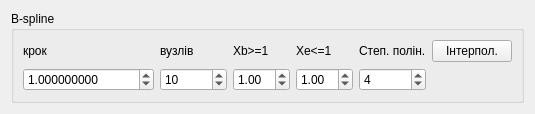
       <widget class="QWidget" name="page_B_spline">
        <property name="sizePolicy">
         <sizepolicy hsizetype="Ignored" vsizetype="Expanding">
          <horstretch>0</horstretch>
          <verstretch>0</verstretch>
         </sizepolicy>
        </property>
        <layout class="QHBoxLayout" name="horizontalLayout_2">
         <item>
          <widget class="QGroupBox" name="groupBox_10">
           <property name="sizePolicy">
            <sizepolicy hsizetype="Preferred" vsizetype="MinimumExpanding">
             <horstretch>0</horstretch>
             <verstretch>0</verstretch>
            </sizepolicy>
           </property>
           <property name="title">
            <string>В-spline</string>
           </property>
           <layout class="QGridLayout" name="gridLayout_3">
            <item row="0" column="3">
             <widget class="QLabel" name="label_34">
              <property name="text">
               <string>Xe&lt;=1</string>
              </property>
             </widget>
            </item>
            <item row="0" column="2">
             <widget class="QLabel" name="label_33">
              <property name="text">
               <string>Xb&gt;=1</string>
              </property>
             </widget>
            </item>
            <item row="0" column="4">
             <widget class="QLabel" name="label_5">
              <property name="text">
               <string>Степ. полін.</string>
              </property>
             </widget>
            </item>
            <item row="1" column="0">
             <widget class="QDoubleSpinBox" name="B_splineStep">
              <property name="decimals">
               <number>9</number>
              </property>
              <property name="minimum">
               <double>-2.000000000000000</double>
              </property>
              <property name="maximum">
               <double>999999999.000000000000000</double>
              </property>
              <property name="singleStep">
               <double>0.010000000000000</double>
              </property>
              <property name="value">
               <double>1.000000000000000</double>
              </property>
             </widget>
            </item>
            <item row="1" column="4">
             <widget class="QDoubleSpinBox" name="B_splineK">
              <property name="decimals">
               <number>0</number>
              </property>
              <property name="minimum">
               <double>1.000000000000000</double>
              </property>
              <property name="maximum">
               <double>5.000000000000000</double>
              </property>
              <property name="value">
               <double>4.000000000000000</double>
              </property>
             </widget>
            </item>
            <item row="0" column="0">
             <widget class="QLabel" name="label_21">
              <property name="text">
               <string>крок</string>
              </property>
             </widget>
            </item>
            <item row="0" column="6">
             <widget class="QPushButton" name="B_splineOk">
              <property name="text">
               <string>Інтерпол.</string>
              </property>
             </widget>
            </item>
            <item row="1" column="1">
             <widget class="QSpinBox" name="B_splineNKnots">
              <property name="minimum">
               <number>2</number>
              </property>
              <property name="maximum">
               <number>999999999</number>
              </property>
              <property name="value">
               <number>10</number>
              </property>
             </widget>
            </item>
            <item row="0" column="1">
             <widget class="QLabel" name="label_32">
              <property name="sizePolicy">
               <sizepolicy hsizetype="Preferred" vsizetype="MinimumExpanding">
                <horstretch>0</horstretch>
                <verstretch>0</verstretch>
               </sizepolicy>
              </property>
              <property name="text">
               <string>вузлів</string>
              </property>
              <property name="scaledContents">
               <bool>false</bool>
              </property>
             </widget>
            </item>
            <item row="1" column="3">
             <widget class="QDoubleSpinBox" name="B_spline_xe">
              <property name="toolTip">
               <string>Відступ  в кінці</string>
              </property>
              <property name="minimum">
               <double>0.010000000000000</double>
              </property>
              <property name="maximum">
               <double>99.989999999999995</double>
              </property>
              <property name="singleStep">
               <double>0.010000000000000</double>
              </property>
              <property name="value">
               <double>1.000000000000000</double>
              </property>
             </widget>
            </item>
            <item row="1" column="2">
             <widget class="QDoubleSpinBox" name="B_spline_xb">
              <property name="toolTip">
               <string>Відступ на початку</string>
              </property>
              <property name="whatsThis">
               <string/>
              </property>
              <property name="minimum">
               <double>0.010000000000000</double>
              </property>
              <property name="singleStep">
               <double>0.010000000000000</double>
              </property>
              <property name="value">
               <double>1.000000000000000</double>
              </property>
             </widget>
            </item>
           </layout>
          </widget>
         </item>
        </layout>
       </widget>
